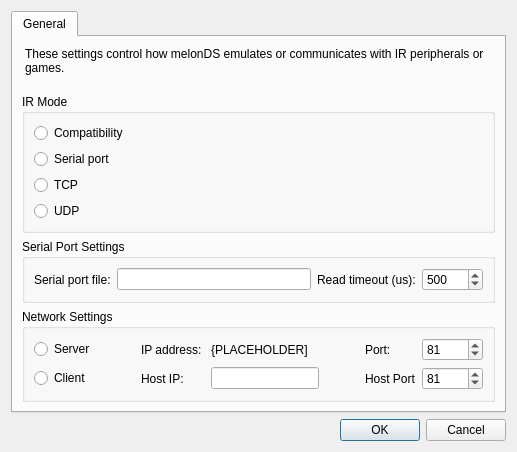
<?xml version="1.0" encoding="UTF-8"?>
<ui version="4.0">
 <class>IRSettingsDialog</class>
 <widget class="QDialog" name="IRSettingsDialog">
  <property name="geometry">
   <rect>
    <x>0</x>
    <y>0</y>
    <width>570</width>
    <height>518</height>
   </rect>
  </property>
  <property name="sizePolicy">
   <sizepolicy hsizetype="Fixed" vsizetype="Fixed">
    <horstretch>0</horstretch>
    <verstretch>0</verstretch>
   </sizepolicy>
  </property>
  <property name="windowTitle">
   <string>IR settings - melonDS</string>
  </property>
  <layout class="QVBoxLayout" name="verticalLayout">
   <property name="sizeConstraint">
    <enum>QLayout::SizeConstraint::SetFixedSize</enum>
   </property>
   <item>
    <widget class="QTabWidget" name="Tabs">
     <property name="currentIndex">
      <number>0</number>
     </property>
     <widget class="QWidget" name="General">
      <attribute name="title">
       <string>General</string>
      </attribute>
      <layout class="QGridLayout" name="gridLayout_8">
       <item row="0" column="0">
        <widget class="QLabel" name="labelMainDescription">
         <property name="styleSheet">
          <string notr="true">QLabel {
    margin-bottom: 12px;
}</string>
         </property>
         <property name="text">
          <string>&lt;html&gt;&lt;head/&gt;&lt;body&gt;&lt;p&gt;These settings control how melonDS emulates or communicates with IR peripherals or games.&lt;/p&gt;&lt;/body&gt;&lt;/html&gt;</string>
         </property>
         <property name="wordWrap">
          <bool>true</bool>
         </property>
         <property name="margin">
          <number>0</number>
         </property>
        </widget>
       </item>
       <item row="1" column="0">
        <widget class="QGroupBox" name="modeSelect">
         <property name="title">
          <string>IR Mode</string>
         </property>
         <layout class="QGridLayout" name="gridLayout">
          <!-- <item row="10" column="0">
           <widget class="QRadioButton" name="rbDirect">
            <property name="whatsThis">
             <string>&lt;html&gt;&lt;head/&gt;&lt;body&gt;&lt;p&gt;IP Mode bypasses the serial connection entirely. This is designed to increase stability for use with other IR peripheral emulators that support this feature.&lt;/p&gt;&lt;/body&gt;&lt;/html&gt;</string>
            </property>
            <property name="text">
             <string>Direct</string>
            </property>
           </widget>
          </item> -->
          <item row="7" column="0">
           <widget class="QRadioButton" name="rbCompat">
            <property name="text">
             <string>Compatibility</string>
            </property>
            <property name="checkable">
             <bool>true</bool>
            </property>
            <property name="checked">
             <bool>false</bool>
            </property>
           </widget>
          </item>
          <item row="9" column="0">
           <widget class="QRadioButton" name="rbTCP">
            <property name="whatsThis">
             <string>&lt;html&gt;&lt;head/&gt;&lt;body&gt;&lt;p&gt;Emulates IR as TCP.&lt;/p&gt;&lt;/body&gt;&lt;/html&gt;</string>
            </property>
            <property name="text">
             <string>TCP</string>
            </property>
           </widget>
          </item>
          <item row="10" column="0">
           <widget class="QRadioButton" name="rbENet">
            <property name="whatsThis">
             <string>&lt;html&gt;&lt;head/&gt;&lt;body&gt;&lt;p&gt;Emulates IR as UDP.&lt;/p&gt;&lt;/body&gt;&lt;/html&gt;</string>
            </property>
            <property name="text">
             <string>UDP</string>
            </property>
           </widget>
          </item>
          <item row="8" column="0">
           <widget class="QRadioButton" name="rbSerial">
            <property name="whatsThis">
             <string>&lt;html&gt;&lt;head/&gt;&lt;body&gt;&lt;p&gt;Emulates IR as Serial&lt;/p&gt;&lt;/body&gt;&lt;/html&gt;</string>
            </property>
            <property name="text">
             <string>Serial port</string>
            </property>
           </widget>
          </item>
         </layout>
        </widget>
       </item>
       <!-- <item row="4" column="0">
        <widget class="QGroupBox" name="groupBoxDirect">
         <property name="title">
          <string>Direct Settings</string>
         </property>
         <property name="toolTip">
          <string>WARNING!!! Experimental, Backup your save before using!!!</string>
         </property>
         <layout class="QGridLayout" name="gridLayout_4">
          <item row="2" column="1" alignment="Qt::AlignmentFlag::AlignVCenter">
           <widget class="QPathInput" name="txtEepromFile"/>
          </item>
          <item row="2" column="0" alignment="Qt::AlignmentFlag::AlignLeft">
           <widget class="QLabel" name="label">
            <property name="text">
             <string>EEPROM File:</string>
            </property>
           </widget>
          </item>
          <item row="2" column="2">
           <widget class="QPushButton" name="EepromBrowse">
            <property name="text">
             <string>Browse</string>
            </property>
           </widget>
          </item>
         </layout>
        </widget>
       </item> -->
       <item row="2" column="0">
        <widget class="QGroupBox" name="groupBoxSerial">
         <property name="title">
          <string>Serial Port Settings</string>
         </property>
         <property name="toolTip">
          <string>Switch between Compatibility and Serial to reset connection</string>
         </property>
         <layout class="QGridLayout" name="gridLayout_3">
          <item row="1" column="0">
           <widget class="QLabel" name="labelPort">
            <property name="text">
             <string>Serial port file:</string>
            </property>
           </widget>
          </item>
          <item row="1" column="2">
           <widget class="QPathInput" name="txtSerialPath"/>
          </item>
          <!-- <item row="1" column="3">
           <widget class="QPushButton" name="pushButton_2">
            <property name="text">
             <string>Browse</string>
            </property>
           </widget>
          </item> -->
          <item row="1" column="3">
           <widget class="QLabel" name="labelReadTimeout">
            <property name="text">
             <string>Read timeout (us):</string>
            </property>
           </widget>
          </item>
          <item row="1" column="4">
           <widget class="QSpinBox" name="boxReadTimeoutUs">
            <property name="toolTip">
             <string>How long to wait for the first byte of a response before giving up.</string>
            </property>
            <property name="minimum">
             <number>0</number>
            </property>
            <property name="maximum">
             <number>10000</number>
            </property>
            <property name="singleStep">
             <number>50</number>
            </property>
            <property name="value">
             <number>500</number>
            </property>
           </widget>
          </item>
         </layout>
        </widget>
       </item>
       <item row="3" column="0">
        <widget class="QGroupBox" name="groupBoxNetwork">
         <property name="enabled">
          <bool>true</bool>
         </property>
         <property name="title">
          <string>Network Settings</string>
         </property>
         <layout class="QGridLayout" name="gridLayout_2">
          <item row="5" column="3">
           <widget class="QLineEdit" name="boxHostIP"/>
          </item>
          <item row="0" column="5">
           <widget class="QLabel" name="txtSelfPort">
            <property name="text">
             <string>Port:</string>
            </property>
           </widget>
          </item>
          <item row="0" column="0" alignment="Qt::AlignmentFlag::AlignLeft">
           <widget class="QRadioButton" name="rb_NetworkServer">
            <property name="text">
             <string>Server</string>
            </property>
           </widget>
          </item>
          <item row="5" column="5">
           <widget class="QLabel" name="label_3">
            <property name="text">
             <string>Host Port</string>
            </property>
           </widget>
          </item>
          <item row="5" column="4">
           <spacer name="horizontalSpacer_4">
            <property name="orientation">
             <enum>Qt::Orientation::Horizontal</enum>
            </property>
            <property name="sizeHint" stdset="0">
             <size>
              <width>40</width>
              <height>20</height>
             </size>
            </property>
           </spacer>
          </item>
          <item row="5" column="1">
           <spacer name="horizontalSpacer_3">
            <property name="orientation">
             <enum>Qt::Orientation::Horizontal</enum>
            </property>
            <property name="sizeHint" stdset="0">
             <size>
              <width>40</width>
              <height>20</height>
             </size>
            </property>
           </spacer>
          </item>
          <item row="0" column="1">
           <spacer name="horizontalSpacer">
            <property name="orientation">
             <enum>Qt::Orientation::Horizontal</enum>
            </property>
            <property name="sizeHint" stdset="0">
             <size>
              <width>20</width>
              <height>20</height>
             </size>
            </property>
           </spacer>
          </item>
          <item row="5" column="2">
           <widget class="QLabel" name="label_6">
            <property name="text">
             <string>Host IP:</string>
            </property>
           </widget>
          </item>
          <item row="0" column="3">
           <widget class="QLabel" name="lblSelfIP">
            <property name="text">
             <string>{PLACEHOLDER]</string>
            </property>
           </widget>
          </item>
          <item row="0" column="4">
           <spacer name="horizontalSpacer_2">
            <property name="orientation">
             <enum>Qt::Orientation::Horizontal</enum>
            </property>
            <property name="sizeHint" stdset="0">
             <size>
              <width>40</width>
              <height>20</height>
             </size>
            </property>
           </spacer>
          </item>
          <item row="0" column="6">
           <widget class="QSpinBox" name="boxSelfPort">
            <property name="maximum">
             <number>65535</number>
            </property>
            <property name="value">
             <number>81</number>
            </property>
           </widget>
          </item>
          <item row="5" column="6">
           <widget class="QSpinBox" name="txtHostPort">
            <property name="maximum">
             <number>65535</number>
            </property>
            <property name="value">
             <number>81</number>
            </property>
           </widget>
          </item>
          <item row="5" column="0" alignment="Qt::AlignmentFlag::AlignLeft">
           <widget class="QRadioButton" name="rb_NetworkClient">
            <property name="text">
             <string>Client</string>
            </property>
           </widget>
          </item>
          <item row="0" column="2">
           <widget class="QLabel" name="label_4">
            <property name="text">
             <string>IP address: </string>
            </property>
           </widget>
          </item>
         </layout>
        </widget>
       </item>
      </layout>
     </widget>
     <!-- <widget class="QWidget" name="Devtools">
      <attribute name="title">
       <string>Devtools</string>
      </attribute>
      <layout class="QGridLayout" name="gridLayout_10">
       <item row="0" column="0">
        <layout class="QGridLayout" name="gridLayout_9">
         <item row="6" column="0">
          <widget class="QCheckBox" name="checkBox_3">
           <property name="text">
            <string>Decompress Packets</string>
           </property>
          </widget>
         </item>
         <item row="0" column="0" alignment="Qt::AlignmentFlag::AlignLeft">
          <widget class="QCheckBox" name="checkBox">
           <property name="text">
            <string>Enable Packet log</string>
           </property>
          </widget>
         </item>
         <item row="0" column="1">
          <widget class="QLineEdit" name="txtDevLog"/>
         </item>
         <item row="5" column="0">
          <widget class="QCheckBox" name="checkBox_2">
           <property name="text">
            <string>Decrypt Bytes (XOR by 0xAA)</string>
           </property>
          </widget>
         </item>
         <item row="0" column="2">
          <widget class="QPushButton" name="PacketLogBrowse">
           <property name="text">
            <string>Browse</string>
           </property>
          </widget>
         </item>
        </layout>
       </item>
       <item row="1" column="0">
        <widget class="QGroupBox" name="gridGroupBox">
         <property name="title">
          <string>Format Options</string>
         </property>
         <layout class="QGridLayout" name="gridLayout_7">
          <item row="0" column="0">
           <widget class="QRadioButton" name="radioButton">
            <property name="text">
             <string>Readable</string>
            </property>
           </widget>
          </item>
          <item row="1" column="0">
           <widget class="QRadioButton" name="radioButton_2">
            <property name="text">
             <string>Binary</string>
            </property>
           </widget>
          </item>
         </layout>
        </widget>
       </item>
      </layout>
     </widget> -->
    </widget>
   </item>
   <item>
    <widget class="QDialogButtonBox" name="BottomButtons">
     <property name="orientation">
      <enum>Qt::Orientation::Horizontal</enum>
     </property>
     <property name="standardButtons">
      <set>QDialogButtonBox::StandardButton::Cancel|QDialogButtonBox::StandardButton::Ok</set>
     </property>
    </widget>
   </item>
  </layout>
 </widget>
 <customwidgets>
  <customwidget>
   <class>QPathInput</class>
   <extends>QLineEdit</extends>
   <header>QPathInput.h</header>
  </customwidget>
 </customwidgets>
 <resources/>
 <connections>
  <connection>
   <sender>BottomButtons</sender>
   <signal>accepted()</signal>
   <receiver>IRSettingsDialog</receiver>
   <slot>accept()</slot>
   <hints>
    <hint type="sourcelabel">
     <x>248</x>
     <y>254</y>
    </hint>
    <hint type="destinationlabel">
     <x>157</x>
     <y>274</y>
    </hint>
   </hints>
  </connection>
  <connection>
   <sender>BottomButtons</sender>
   <signal>rejected()</signal>
   <receiver>IRSettingsDialog</receiver>
   <slot>reject()</slot>
   <hints>
    <hint type="sourcelabel">
     <x>316</x>
     <y>260</y>
    </hint>
    <hint type="destinationlabel">
     <x>286</x>
     <y>274</y>
    </hint>
   </hints>
  </connection>
 </connections>
</ui>
